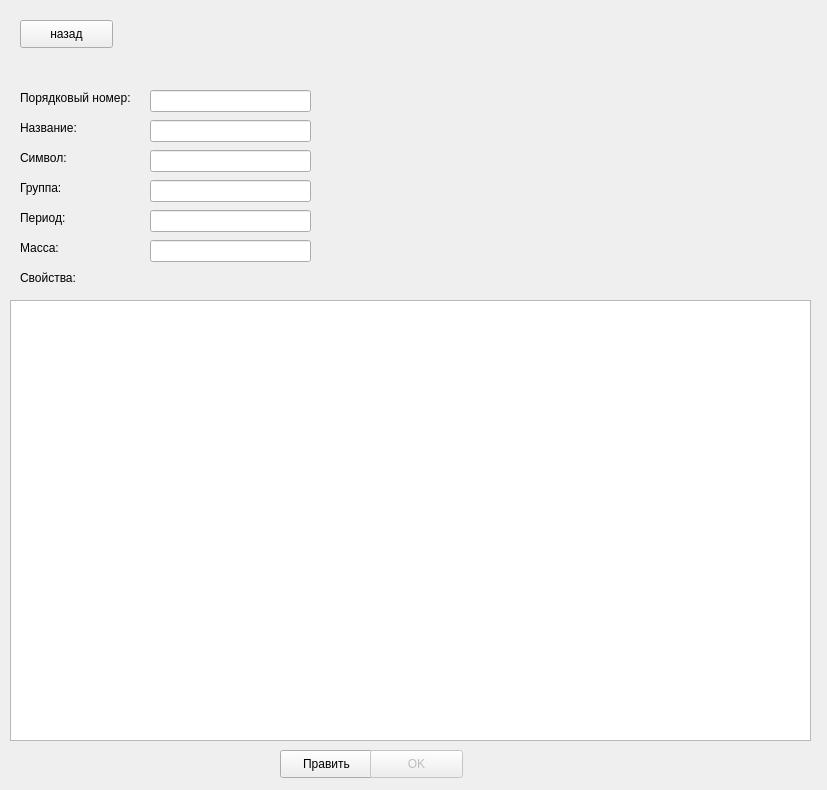
<?xml version="1.0" encoding="UTF-8"?>
<ui version="4.0">
 <class>Form</class>
 <widget class="QWidget" name="Form">
  <property name="geometry">
   <rect>
    <x>0</x>
    <y>0</y>
    <width>827</width>
    <height>790</height>
   </rect>
  </property>
  <property name="windowTitle">
   <string>Form</string>
  </property>
  <widget class="QLabel" name="label">
   <property name="geometry">
    <rect>
     <x>20</x>
     <y>120</y>
     <width>91</width>
     <height>16</height>
    </rect>
   </property>
   <property name="text">
    <string>Название:</string>
   </property>
  </widget>
  <widget class="QLabel" name="label_2">
   <property name="geometry">
    <rect>
     <x>20</x>
     <y>150</y>
     <width>91</width>
     <height>16</height>
    </rect>
   </property>
   <property name="text">
    <string>Символ:</string>
   </property>
  </widget>
  <widget class="QLabel" name="label_3">
   <property name="geometry">
    <rect>
     <x>20</x>
     <y>180</y>
     <width>81</width>
     <height>16</height>
    </rect>
   </property>
   <property name="text">
    <string>Группа:</string>
   </property>
  </widget>
  <widget class="QLabel" name="label_4">
   <property name="geometry">
    <rect>
     <x>20</x>
     <y>210</y>
     <width>61</width>
     <height>16</height>
    </rect>
   </property>
   <property name="text">
    <string>Период:</string>
   </property>
  </widget>
  <widget class="QLabel" name="label_5">
   <property name="geometry">
    <rect>
     <x>20</x>
     <y>240</y>
     <width>71</width>
     <height>16</height>
    </rect>
   </property>
   <property name="text">
    <string>Масса:</string>
   </property>
  </widget>
  <widget class="QLabel" name="label_6">
   <property name="geometry">
    <rect>
     <x>20</x>
     <y>270</y>
     <width>71</width>
     <height>16</height>
    </rect>
   </property>
   <property name="text">
    <string>Свойства:</string>
   </property>
  </widget>
  <widget class="QTextBrowser" name="property">
   <property name="geometry">
    <rect>
     <x>10</x>
     <y>300</y>
     <width>801</width>
     <height>441</height>
    </rect>
   </property>
  </widget>
  <widget class="QPushButton" name="back_button">
   <property name="geometry">
    <rect>
     <x>20</x>
     <y>20</y>
     <width>93</width>
     <height>28</height>
    </rect>
   </property>
   <property name="text">
    <string>назад</string>
   </property>
  </widget>
  <widget class="QLineEdit" name="name">
   <property name="geometry">
    <rect>
     <x>150</x>
     <y>120</y>
     <width>161</width>
     <height>22</height>
    </rect>
   </property>
   <property name="readOnly">
    <bool>true</bool>
   </property>
  </widget>
  <widget class="QLineEdit" name="symbol">
   <property name="geometry">
    <rect>
     <x>150</x>
     <y>150</y>
     <width>161</width>
     <height>22</height>
    </rect>
   </property>
   <property name="readOnly">
    <bool>true</bool>
   </property>
  </widget>
  <widget class="QLineEdit" name="group">
   <property name="geometry">
    <rect>
     <x>150</x>
     <y>180</y>
     <width>161</width>
     <height>22</height>
    </rect>
   </property>
   <property name="readOnly">
    <bool>true</bool>
   </property>
  </widget>
  <widget class="QLineEdit" name="period">
   <property name="geometry">
    <rect>
     <x>150</x>
     <y>210</y>
     <width>161</width>
     <height>22</height>
    </rect>
   </property>
   <property name="readOnly">
    <bool>true</bool>
   </property>
  </widget>
  <widget class="QLineEdit" name="mass">
   <property name="geometry">
    <rect>
     <x>150</x>
     <y>240</y>
     <width>161</width>
     <height>22</height>
    </rect>
   </property>
   <property name="readOnly">
    <bool>true</bool>
   </property>
  </widget>
  <widget class="QLabel" name="label_7">
   <property name="geometry">
    <rect>
     <x>20</x>
     <y>90</y>
     <width>121</width>
     <height>16</height>
    </rect>
   </property>
   <property name="text">
    <string>Порядковый номер:</string>
   </property>
  </widget>
  <widget class="QLineEdit" name="ID">
   <property name="geometry">
    <rect>
     <x>150</x>
     <y>90</y>
     <width>161</width>
     <height>22</height>
    </rect>
   </property>
   <property name="readOnly">
    <bool>true</bool>
   </property>
  </widget>
  <widget class="QPushButton" name="change_button">
   <property name="geometry">
    <rect>
     <x>280</x>
     <y>750</y>
     <width>93</width>
     <height>28</height>
    </rect>
   </property>
   <property name="text">
    <string>Править</string>
   </property>
  </widget>
  <widget class="QPushButton" name="ok_button">
   <property name="enabled">
    <bool>false</bool>
   </property>
   <property name="geometry">
    <rect>
     <x>370</x>
     <y>750</y>
     <width>93</width>
     <height>28</height>
    </rect>
   </property>
   <property name="text">
    <string>OK</string>
   </property>
  </widget>
 </widget>
 <resources/>
 <connections/>
</ui>
